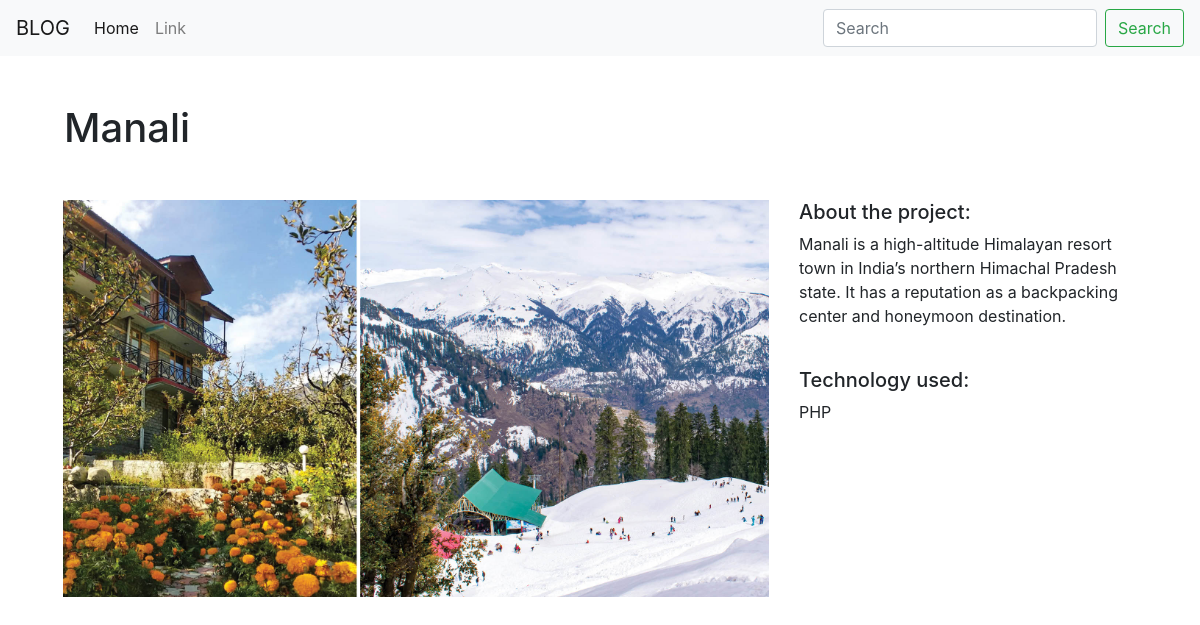
Screenshot of /portfolio/Manali/ with the database file from the repository.
### portfolio/models.py (models this page shows, shortened)
class project(models.Model):
    title = models.CharField(max_length=100)
    description = models.TextField()
    technology = models.CharField(max_length=20)
    image = models.FileField(blank=True, null=True)

### portfolio/views.py (the view)
# urls.py: path('<title>/', views.project_detail, name = 'project_detail'),
def project_detail(request, title):
    projects = project.objects.get(title=title)
    context = {
        'projects': projects
    }
    return render(request, 'project_detail.html', context)

### templates/project_detail.html
{% extends "base.html" %}
{% load static %}
{% block page_content %}
<h1 class="m-5 mb-0 pl-3">{{ projects.title }}</h1>
<div class="row m-5">
    <div class="col-md-8">
        <img src="{{ projects.image.url }}" alt="" width="100%">
    </div>
    <div class="col-md-4">
        <h5>About the project:</h5>
        <p>{{ projects.description }}</p>
        <br>
        <h5>Technology used:</h5>
        <p>{{ projects.technology }}</p>
    </div>
</div>
{% endblock %}

### rows the page displays
project: title "Manali", image (picture), description "Manali is a high-altitude Himalayan resort town in India’s northern Himachal Pradesh state. It has a reputation as a backpacking center and honeymoon destination.", technology "PHP"
